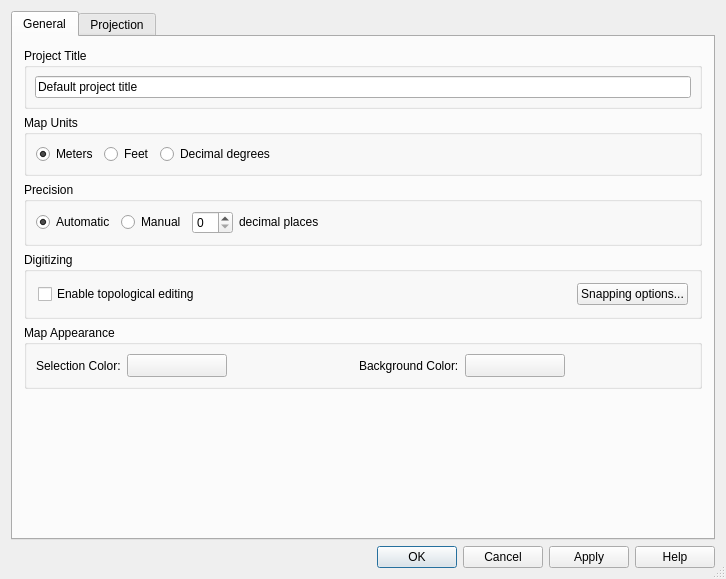
<ui version="4.0" >
 <class>QgsProjectPropertiesBase</class>
 <widget class="QDialog" name="QgsProjectPropertiesBase" >
  <property name="geometry" >
   <rect>
    <x>0</x>
    <y>0</y>
    <width>718</width>
    <height>579</height>
   </rect>
  </property>
  <property name="windowTitle" >
   <string>Project Properties</string>
  </property>
  <property name="windowIcon" >
   <iconset/>
  </property>
  <property name="sizeGripEnabled" >
   <bool>true</bool>
  </property>
  <property name="modal" >
   <bool>true</bool>
  </property>
  <layout class="QGridLayout" >
   <item row="0" column="0" >
    <widget class="QTabWidget" name="tabWidget" >
     <property name="currentIndex" >
      <number>0</number>
     </property>
     <widget class="QWidget" name="tab1" >
      <attribute name="title" >
       <string>General</string>
      </attribute>
      <layout class="QGridLayout" >
       <item row="0" column="0" >
        <widget class="QGroupBox" name="titleBox" >
         <property name="title" >
          <string>Project Title</string>
         </property>
         <layout class="QGridLayout" >
          <property name="leftMargin" >
           <number>8</number>
          </property>
          <property name="topMargin" >
           <number>8</number>
          </property>
          <property name="rightMargin" >
           <number>8</number>
          </property>
          <property name="bottomMargin" >
           <number>8</number>
          </property>
          <property name="horizontalSpacing" >
           <number>6</number>
          </property>
          <property name="verticalSpacing" >
           <number>6</number>
          </property>
          <item row="0" column="0" >
           <widget class="QLineEdit" name="titleEdit" >
            <property name="toolTip" >
             <string>Descriptive project name</string>
            </property>
            <property name="text" >
             <string>Default project title</string>
            </property>
           </widget>
          </item>
         </layout>
        </widget>
       </item>
       <item row="1" column="0" >
        <widget class="QGroupBox" name="btnGrpMapUnits" >
         <property name="title" >
          <string>Map Units</string>
         </property>
         <layout class="QHBoxLayout" >
          <property name="spacing" >
           <number>6</number>
          </property>
          <property name="leftMargin" >
           <number>9</number>
          </property>
          <property name="topMargin" >
           <number>9</number>
          </property>
          <property name="rightMargin" >
           <number>9</number>
          </property>
          <property name="bottomMargin" >
           <number>9</number>
          </property>
          <item>
           <widget class="QRadioButton" name="radMeters" >
            <property name="text" >
             <string>Meters</string>
            </property>
            <property name="checked" >
             <bool>true</bool>
            </property>
           </widget>
          </item>
          <item>
           <widget class="QRadioButton" name="radFeet" >
            <property name="text" >
             <string>Feet</string>
            </property>
           </widget>
          </item>
          <item>
           <widget class="QRadioButton" name="radDecimalDegrees" >
            <property name="text" >
             <string>Decimal degrees</string>
            </property>
           </widget>
          </item>
          <item>
           <spacer>
            <property name="orientation" >
             <enum>Qt::Horizontal</enum>
            </property>
            <property name="sizeHint" >
             <size>
              <width>40</width>
              <height>20</height>
             </size>
            </property>
           </spacer>
          </item>
         </layout>
        </widget>
       </item>
       <item row="2" column="0" >
        <widget class="QGroupBox" name="btnGrpPrecision" >
         <property name="title" >
          <string>Precision</string>
         </property>
         <layout class="QHBoxLayout" >
          <property name="spacing" >
           <number>6</number>
          </property>
          <property name="leftMargin" >
           <number>9</number>
          </property>
          <property name="topMargin" >
           <number>9</number>
          </property>
          <property name="rightMargin" >
           <number>9</number>
          </property>
          <property name="bottomMargin" >
           <number>9</number>
          </property>
          <item>
           <widget class="QRadioButton" name="radAutomatic" >
            <property name="toolTip" >
             <string>Automatically sets the number of decimal places in the mouse position display</string>
            </property>
            <property name="whatsThis" >
             <string>The number of decimal places that are used when displaying the mouse position is automatically set to be enough so that moving the mouse by one pixel gives a change in the position display</string>
            </property>
            <property name="text" >
             <string>Automatic</string>
            </property>
            <property name="checked" >
             <bool>true</bool>
            </property>
           </widget>
          </item>
          <item>
           <widget class="QRadioButton" name="radManual" >
            <property name="toolTip" >
             <string>Sets the number of decimal places to use for the mouse position display</string>
            </property>
            <property name="whatsThis" >
             <string>Sets the number of decimal places to use for the mouse position display</string>
            </property>
            <property name="text" >
             <string>Manual</string>
            </property>
           </widget>
          </item>
          <item>
           <widget class="QSpinBox" name="spinBoxDP" >
            <property name="toolTip" >
             <string>The number of decimal places for the manual option</string>
            </property>
            <property name="whatsThis" >
             <string>The number of decimal places for the manual option</string>
            </property>
           </widget>
          </item>
          <item>
           <widget class="QLabel" name="textLabel3" >
            <property name="sizePolicy" >
             <sizepolicy vsizetype="Fixed" hsizetype="Minimum" >
              <horstretch>0</horstretch>
              <verstretch>0</verstretch>
             </sizepolicy>
            </property>
            <property name="text" >
             <string>decimal places</string>
            </property>
           </widget>
          </item>
          <item>
           <spacer>
            <property name="orientation" >
             <enum>Qt::Horizontal</enum>
            </property>
            <property name="sizeHint" >
             <size>
              <width>40</width>
              <height>20</height>
             </size>
            </property>
           </spacer>
          </item>
         </layout>
        </widget>
       </item>
       <item row="3" column="0" >
        <widget class="QGroupBox" name="grpDigitizing" >
         <property name="title" >
          <string>Digitizing</string>
         </property>
         <layout class="QGridLayout" >
          <item row="0" column="0" >
           <layout class="QHBoxLayout" >
            <item>
             <widget class="QCheckBox" name="mEnableTopologicalEditingCheckBox" >
              <property name="text" >
               <string>Enable topological editing</string>
              </property>
             </widget>
            </item>
            <item>
             <spacer>
              <property name="orientation" >
               <enum>Qt::Horizontal</enum>
              </property>
              <property name="sizeHint" >
               <size>
                <width>91</width>
                <height>20</height>
               </size>
              </property>
             </spacer>
            </item>
            <item>
             <widget class="QPushButton" name="mSnappingOptionsPushButton" >
              <property name="text" >
               <string>Snapping options...</string>
              </property>
             </widget>
            </item>
           </layout>
          </item>
         </layout>
        </widget>
       </item>
       <item row="4" column="0" >
        <widget class="QGroupBox" name="groupBox" >
         <property name="title" >
          <string>Map Appearance</string>
         </property>
         <layout class="QHBoxLayout" >
          <property name="spacing" >
           <number>6</number>
          </property>
          <property name="leftMargin" >
           <number>9</number>
          </property>
          <property name="topMargin" >
           <number>9</number>
          </property>
          <property name="rightMargin" >
           <number>9</number>
          </property>
          <property name="bottomMargin" >
           <number>9</number>
          </property>
          <item>
           <widget class="QLabel" name="textLabel1" >
            <property name="text" >
             <string>Selection Color:</string>
            </property>
            <property name="buddy" >
             <cstring>pbnSelectionColour</cstring>
            </property>
           </widget>
          </item>
          <item>
           <widget class="QgsColorButton" name="pbnSelectionColour" >
            <property name="minimumSize" >
             <size>
              <width>100</width>
              <height>0</height>
             </size>
            </property>
            <property name="text" >
             <string/>
            </property>
           </widget>
          </item>
          <item>
           <spacer>
            <property name="orientation" >
             <enum>Qt::Horizontal</enum>
            </property>
            <property name="sizeType" >
             <enum>QSizePolicy::Expanding</enum>
            </property>
            <property name="sizeHint" >
             <size>
              <width>40</width>
              <height>20</height>
             </size>
            </property>
           </spacer>
          </item>
          <item>
           <widget class="QLabel" name="label" >
            <property name="text" >
             <string>Background Color:</string>
            </property>
            <property name="buddy" >
             <cstring>pbnCanvasColor</cstring>
            </property>
           </widget>
          </item>
          <item>
           <widget class="QgsColorButton" name="pbnCanvasColor" >
            <property name="minimumSize" >
             <size>
              <width>100</width>
              <height>0</height>
             </size>
            </property>
            <property name="text" >
             <string/>
            </property>
           </widget>
          </item>
          <item>
           <spacer>
            <property name="orientation" >
             <enum>Qt::Horizontal</enum>
            </property>
            <property name="sizeHint" >
             <size>
              <width>40</width>
              <height>20</height>
             </size>
            </property>
           </spacer>
          </item>
         </layout>
        </widget>
       </item>
       <item row="5" column="0" >
        <spacer>
         <property name="orientation" >
          <enum>Qt::Vertical</enum>
         </property>
         <property name="sizeHint" >
          <size>
           <width>678</width>
           <height>31</height>
          </size>
         </property>
        </spacer>
       </item>
      </layout>
     </widget>
     <widget class="QWidget" name="tab2" >
      <attribute name="title" >
       <string>Projection</string>
      </attribute>
      <layout class="QGridLayout" >
       <property name="leftMargin" >
        <number>9</number>
       </property>
       <property name="topMargin" >
        <number>9</number>
       </property>
       <property name="rightMargin" >
        <number>9</number>
       </property>
       <property name="bottomMargin" >
        <number>9</number>
       </property>
       <property name="horizontalSpacing" >
        <number>6</number>
       </property>
       <property name="verticalSpacing" >
        <number>6</number>
       </property>
       <item row="0" column="0" >
        <widget class="QCheckBox" name="cbxProjectionEnabled" >
         <property name="text" >
          <string>Enable on the fly projection</string>
         </property>
        </widget>
       </item>
       <item row="1" column="0" >
        <widget class="QgsProjectionSelector" native="1" name="projectionSelector" />
       </item>
      </layout>
     </widget>
    </widget>
   </item>
   <item row="1" column="0" >
    <widget class="QDialogButtonBox" name="buttonBox" >
     <property name="orientation" >
      <enum>Qt::Horizontal</enum>
     </property>
     <property name="standardButtons" >
      <set>QDialogButtonBox::Apply|QDialogButtonBox::Cancel|QDialogButtonBox::Help|QDialogButtonBox::NoButton|QDialogButtonBox::Ok</set>
     </property>
    </widget>
   </item>
  </layout>
 </widget>
 <layoutdefault spacing="6" margin="11" />
 <customwidgets>
  <customwidget>
   <class>QgsColorButton</class>
   <extends>QToolButton</extends>
   <header>qgscolorbutton.h</header>
  </customwidget>
  <customwidget>
   <class>QgsProjectionSelector</class>
   <extends>QWidget</extends>
   <header>qgsprojectionselector.h</header>
   <container>1</container>
  </customwidget>
 </customwidgets>
 <tabstops>
  <tabstop>tabWidget</tabstop>
  <tabstop>titleEdit</tabstop>
  <tabstop>radMeters</tabstop>
  <tabstop>radFeet</tabstop>
  <tabstop>radDecimalDegrees</tabstop>
  <tabstop>radAutomatic</tabstop>
  <tabstop>radManual</tabstop>
  <tabstop>spinBoxDP</tabstop>
  <tabstop>pbnSelectionColour</tabstop>
  <tabstop>pbnCanvasColor</tabstop>
  <tabstop>cbxProjectionEnabled</tabstop>
 </tabstops>
 <resources/>
 <connections/>
</ui>
